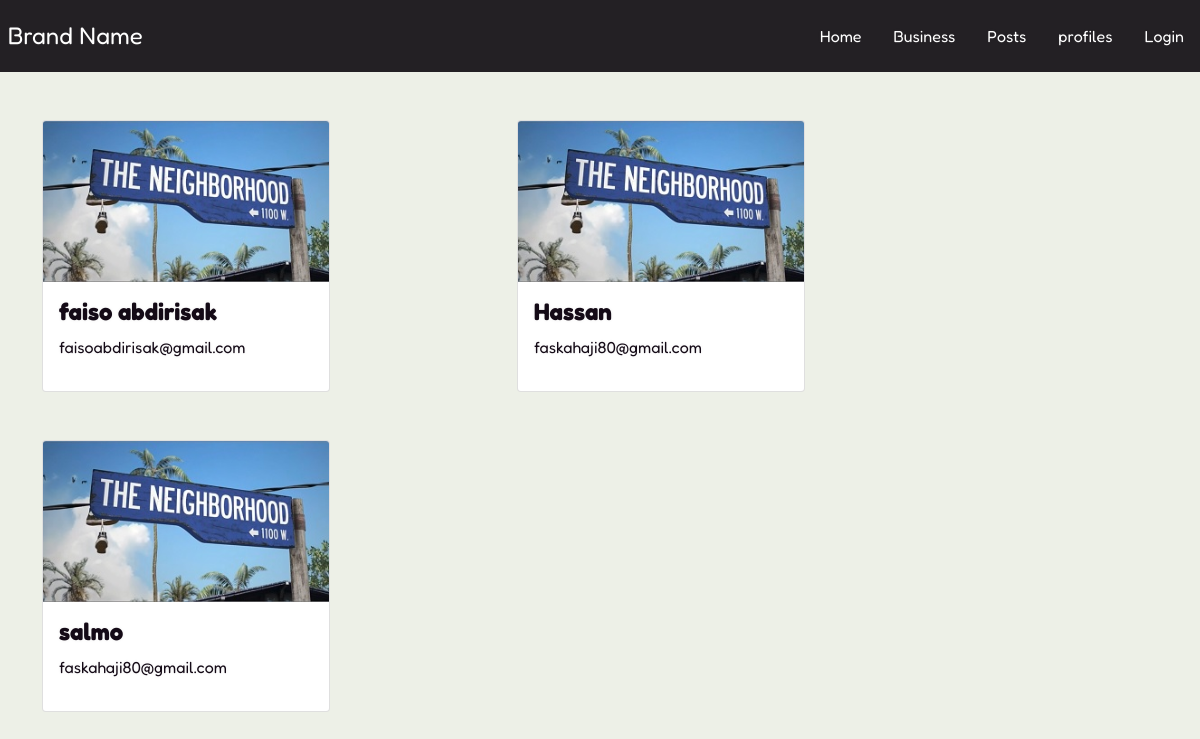
/users/, run on the app's committed database.
### users/models.py (models this page shows, shortened)
class Profile(models.Model):
    user = models.OneToOneField(User,on_delete=models.CASCADE,null=True,blank=True)
    name=models.CharField(max_length=200,blank=True,null=True)
    email=models.EmailField(max_length=500,null=True,blank=True)
    profile_image=models.ImageField(null=True,blank=True,upload_to='profiles/', default="default.jpg")
    created = models.DateTimeField(auto_now_add=True)
    id = models.UUIDField(default=uuid.uuid4,unique=True,primary_key=True,editable=False)

### users/views.py (the view)
# urls.py: path('', views.profiles, name='profiles'),
def profiles(request):
    profiles=Profile.objects.all()
    context={ 'profiles':profiles}
    return render(request, 'users/profiles.html',context)

### users/templates/users/profiles.html
{% extends 'base.html' %}
{% block content %}
<div class="container">
    <div class="row">
        {% for profile in profiles %}
        <div class="col-md-5 mt-5">
            <a href="{% url 'user-profile' profile.id %}">
            <div class="card" style="width: 18rem;">
                <img src="{{ profile.profile_image.url}}" class="card-img-top" alt="...">
                <div class="card-body">
                    <h4><b>{{profile.name}}</b></h4>
                      <p>{{profile.email}}</p>
                </div>
              </div>
            </a>
        </div>
        {% endfor %}
        </div>
        </div>
{% endblock %}

### static/styles/main.css (style rules this page uses)
* { margin: 0; padding: 0; box-sizing: border-box; }
body { font-family: 'Fredoka', sans-serif; background-color: rgb(237, 240, 231); }
a { text-shadow: 0px 0px 3px rgba(117, 117, 117, 0.12); color: #140a16; text-decoration: none }

### data on the page
Profile: profile_image (picture), name "faiso abdirisak", email "faisoabdirisak@gmail.com"
Profile: profile_image (picture), name "Hassan", email "faskahaji80@gmail.com"
Profile: profile_image (picture), name "salmo", email "faskahaji80@gmail.com"
